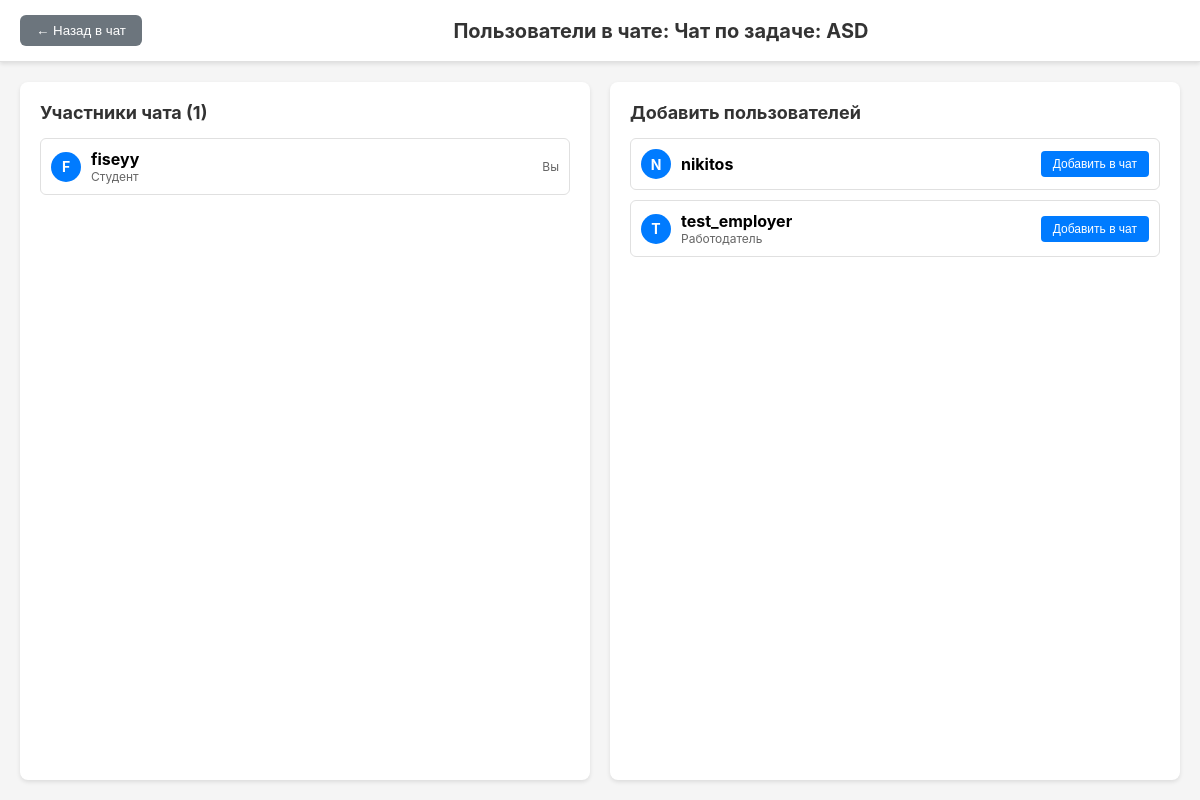
Page /chat/1/users/ (signed in) on the committed database.
### myapp/models.py (models this page shows, shortened)
class ChatRoom(models.Model):
    ROOM_TYPE_CHOICES = [
        ('direct', 'Прямой чат'),
        ('task', 'Чат по задаче'),
        ('vacancy', 'Чат по вакансии'),
        ('group', 'Групповой чат'),
    ]
    name = models.CharField(max_length=100, blank=True)
    room_type = models.CharField(max_length=20, choices=ROOM_TYPE_CHOICES, default='direct')
    participants = models.ManyToManyField(User, related_name='chat_rooms')
    task = models.ForeignKey(FreelanceTask, on_delete=models.CASCADE, null=True, blank=True)
    vacancy = models.ForeignKey(Vacancy, on_delete=models.CASCADE, null=True, blank=True)
    created_by = models.ForeignKey(User, on_delete=models.CASCADE, related_name='created_chat_rooms')
    created_at = models.DateTimeField(auto_now_add=True)
    is_active = models.BooleanField(default=True)
    class Meta:
        ordering = ['-created_at']

class User(AbstractUser):
    ROLE_CHOICES = [
        ('student', 'Студент'),
        ('employer', 'Работодатель'),
    ]
    role = models.CharField(max_length=10, choices=ROLE_CHOICES)
    university = models.CharField(max_length=100, blank=True)
    class Meta:
        swappable = 'AUTH_USER_MODEL'

### myapp/views.py (the view)
# urls.py: path('chat/<int:room_id>/users/', views.chat_users_list, name='chat_users_list'),
@login_required
def chat_users_list(request, room_id):
    room = get_object_or_404(ChatRoom, id=room_id, participants=request.user, is_active=True)
    other_users = User.objects.exclude(id=request.user.id)
    chat_participants = room.participants.all()
    context = {
        'room': room,
        'other_users': other_users,
        'chat_participants': chat_participants,
    }
    return render(request, 'chat/chat_users.html', context)

### myapp/templates/chat/chat_users.html (shortened to what this page needs)
<!DOCTYPE html>
<html lang="ru">
<head>
</head>
<body>
    <div class="header">
        <button class="back-btn" onclick="history.back()">← Назад в чат</button>
        <h1>Пользователи в чате: {{ room.name }}</h1>
    </div>
    <div class="main-content">
        <div class="participants-section">
            <div class="section-title">Участники чата ({{ chat_participants.count }})</div>
            <div class="user-list">
                {% for user in chat_participants %}
                <div class="user-item">
                    <div class="user-info">
                        <div class="user-avatar">{{ user.username|first|upper }}</div>
                        <div>
                            <div style="font-weight: bold;">{{ user.username }}</div>
                            <div style="font-size: 12px; color: #666;">{{ user.get_role_display }}</div>
                        </div>
                    </div>
                    {% if user.id != request.user.id %}
                        <button class="btn btn-danger" onclick="removeUser({{ room.id }}, {{ user.id }})">
                            Удалить из чата
                        </button>
                    {% else %}
                        <span style="font-size: 12px; color: #666;">Вы</span>
                    {% endif %}
                </div>
                {% empty %}
                <div class="empty-state">В чате пока нет участников</div>
                {% endfor %}
            </div>
        </div>
        <div class="users-section">
            <div class="section-title">Добавить пользователей</div>
            <div class="user-list">
                {% for user in other_users %}
                {% if user not in chat_participants %}
                <div class="user-item">
                    <div class="user-info">
                        <div class="user-avatar">{{ user.username|first|upper }}</div>
                        <div>
                            <div style="font-weight: bold;">{{ user.username }}</div>
                            <div style="font-size: 12px; color: #666;">{{ user.get_role_display }}</div>
                        </div>
                    </div>
                    <button class="btn btn-primary" onclick="addUser({{ room.id }}, {{ user.id }})">
                        Добавить в чат
                    </button>
                </div>
                {% endif %}
                {% empty %}
                <div class="empty-state">Нет доступных пользователей для добавления</div>
                {% endfor %}
            </div>
        </div>
    </div>
</body>
</html>

### myapp/templates/chat/chat_users.html (style rules this page uses)
* { box-sizing: border-box; margin: 0; padding: 0; }
body { font-family: -apple-system, BlinkMacSystemFont, "Segoe UI", Roboto, Helvetica, Arial, sans-serif; background-color: #f5f5f5; height: 100vh; display: flex; flex-direction: column; }
.header { background: white; padding: 15px 20px; border-bottom: 1px solid #e0e0e0; display: flex; justify-content: space-between; align-items: center; box-shadow: 0 2px 4px rgba(0,0,0,0.1); }
.header h1 { font-size: 20px; color: #333; }
.back-btn { background: #6c757d; color: white; padding: 8px 16px; border: none; border-radius: 6px; cursor: pointer; }
.main-content { flex: 1; display: flex; padding: 20px; gap: 20px; }
.participants-section, .users-section { flex: 1; background: white; border-radius: 8px; padding: 20px; box-shadow: 0 2px 4px rgba(0,0,0,0.1); }
.section-title { font-size: 18px; font-weight: bold; margin-bottom: 15px; color: #333; }
.user-list { display: flex; flex-direction: column; gap: 10px; }
.user-item { padding: 10px; border: 1px solid #e0e0e0; border-radius: 6px; display: flex; justify-content: space-between; align-items: center; }
.user-info { display: flex; align-items: center; gap: 10px; }
.user-avatar { width: 30px; height: 30px; border-radius: 50%; background-color: #007bff; color: white; display: flex; align-items: center; justify-content: center; font-weight: bold; font-size: 14px; }
.btn { padding: 6px 12px; border: none; border-radius: 4px; cursor: pointer; font-size: 12px; transition: background-color 0.2s; }
.btn-primary { background-color: #007bff; color: white; }

### rows in the picture
ChatRoom: name "Чат по задаче: ASD"
User: username|first "F", username "fiseyy", role "Студент", shows "Вы"
User: username|first "N", username "nikitos"
User: username|first "T", username "test_employer", role "Работодатель"

### other values in the picture
{{ chat_participants.count }} "1"
